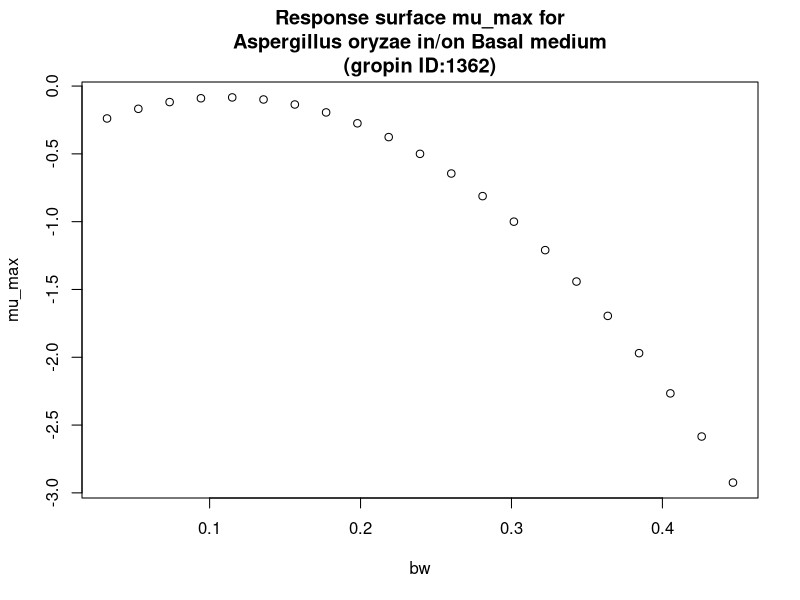

Source code (R):
#############################
# start of Parameter script
#############################
bw <- seq(0.032032,0.446753246753247,length.out=21)
#############################
# end of Parameter script
#############################
############################# 
# start of Model script Gropin ID 1362 
#############################
 
# constant coefficients for this model
 
variables <- data.frame(bw)
argumentsPar <- expand.grid(variables)
 
# heart of the model
response_surface <- function(bw) {
   mumax <-(-0.3915+5.571*bw-25.16*bw^2)

return(mumax=mumax)
} 

# output parameters
mumax <- cbind(argumentsPar,response_surface(argumentsPar['bw']))
colnames(mumax) <- c(colnames(argumentsPar),'mumax')
#############################
# End of Model script
#############################
############################# 
# start of Visualisation script Gropin ID 1362 
#############################
plot(bw,mumax$mumax,
                          xlab='bw',
                          ylab='mu_max',main='Response surface mu_max for
Aspergillus oryzae in/on Basal medium
(gropin ID:1362)')
#############################
# End of Visualisation script
#############################
